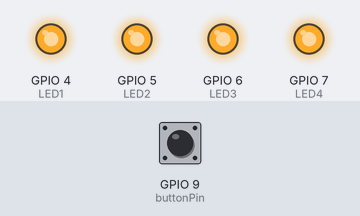
Simulated run of this sketch. Board: ESP32-S3. On the bench: output pins drawn as LEDs (lit = HIGH). The test bench sets the inputs (shaded band); at power-on: GPIO 9 (buttonPin) HIGH. What the sketch prints to the serial monitor is not drawn.

Above: at 1.2 s.
1.3 s: GPIO 9 (buttonPin) pulled LOW for 0.15 s
At 2.2 s:
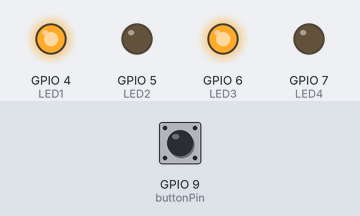
2.9 s: GPIO 9 (buttonPin) pulled LOW for 1 s
At 3.4 s:
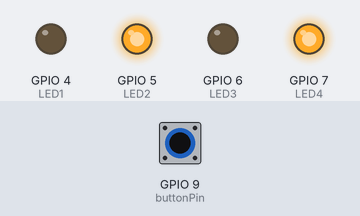
5.4 s: GPIO 9 (buttonPin) pulled LOW for 0.15 s
At 6.5 s:
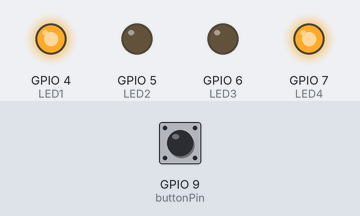
7.0 s: GPIO 9 (buttonPin) pulled LOW for 3.2 s
At 7.7 s:
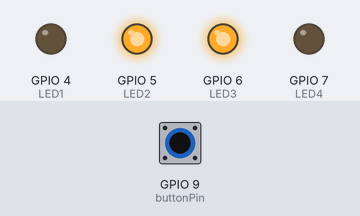
11.7 s: GPIO 9 (buttonPin) pulled LOW for 0.15 s
At 12.5 s:
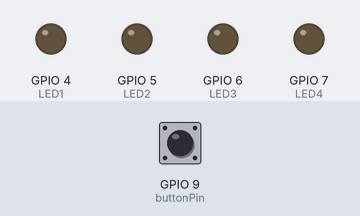
Timing chart, 0 to 14.3 s (numbered marks = the images above; inputs shaded):
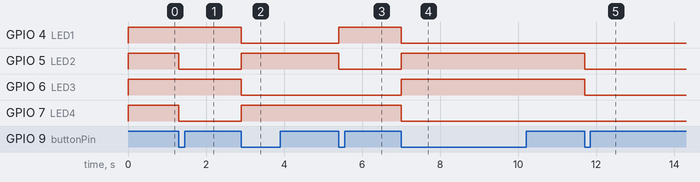

The sketch:

AngelP_SS2.ino.ino
```cpp
const int buttonPin = 9;
const int LED1 = 4;
const int LED2 = 5;
const int LED3 = 6;
const int LED4 = 7;
bool buttonState = 0;
bool lastButtonState = 0;

int patternCounter = 0;
int maxCount = 5;

void setup() {
  pinMode(buttonPin, INPUT_PULLUP);
  pinMode(LED1, OUTPUT);
  pinMode(LED2, OUTPUT);
  pinMode(LED3, OUTPUT);
  pinMode(LED4, OUTPUT);
  Serial.begin(115200);

}

void loop() {

  buttonState = !digitalRead(buttonPin);

  if (buttonState && !lastButtonState) //if button went from LOW to HIGH
  {
    patternCounter++;  //increment counter
  }
  if (patternCounter == 0) {
    digitalWrite(LED1, HIGH);
    digitalWrite(LED2, HIGH);
    digitalWrite(LED3, HIGH);
    digitalWrite(LED4, HIGH);

  } else if (patternCounter == 1) {
    digitalWrite(LED1, HIGH);
    digitalWrite(LED2, LOW);
    digitalWrite(LED3, HIGH);
    digitalWrite(LED4, LOW);

  } else if (patternCounter == 2) {
    digitalWrite(LED1, LOW);
    digitalWrite(LED2, HIGH);
    digitalWrite(LED3, LOW);
    digitalWrite(LED4, HIGH);

  } else if (patternCounter == 3) {
    digitalWrite(LED1, HIGH);
    digitalWrite(LED2, LOW);
    digitalWrite(LED3, LOW);
    digitalWrite(LED4, HIGH);

  } else if (patternCounter == 4) {
    digitalWrite(LED1, LOW);
    digitalWrite(LED2, HIGH);
    digitalWrite(LED3, HIGH);
    digitalWrite(LED4, LOW);

  } else if (patternCounter == 5) {
    digitalWrite(LED1, LOW);
    digitalWrite(LED2, LOW);
    digitalWrite(LED3, LOW);
    digitalWrite(LED4, LOW);
  }

  if (patternCounter > maxCount) //if pattern is greater than maximum count variable...
  {
    patternCounter = 0;  //reset counter
  }

  lastButtonState = buttonState;  //store current button state for logic comparison

  Serial.printf("Button = %i ; patternCount = %i \n", buttonState, patternCounter);
}
```

Measured:
- after the input at 1.3 s, GPIO 5 (LED2), GPIO 7 (LED4): HIGH → LOW at once
- after the input at 2.9 s, GPIO 4 (LED1), GPIO 6 (LED3): HIGH → LOW at once; GPIO 5 (LED2), GPIO 7 (LED4): LOW → HIGH at once
- after the input at 5.4 s, GPIO 4 (LED1): LOW → HIGH at once; GPIO 5 (LED2): HIGH → LOW at once
- after the input at 7.0 s, GPIO 4 (LED1), GPIO 7 (LED4): HIGH → LOW at once; GPIO 5 (LED2), GPIO 6 (LED3): LOW → HIGH at once
- after the input at 11.7 s, GPIO 5 (LED2), GPIO 6 (LED3): HIGH → LOW at once
